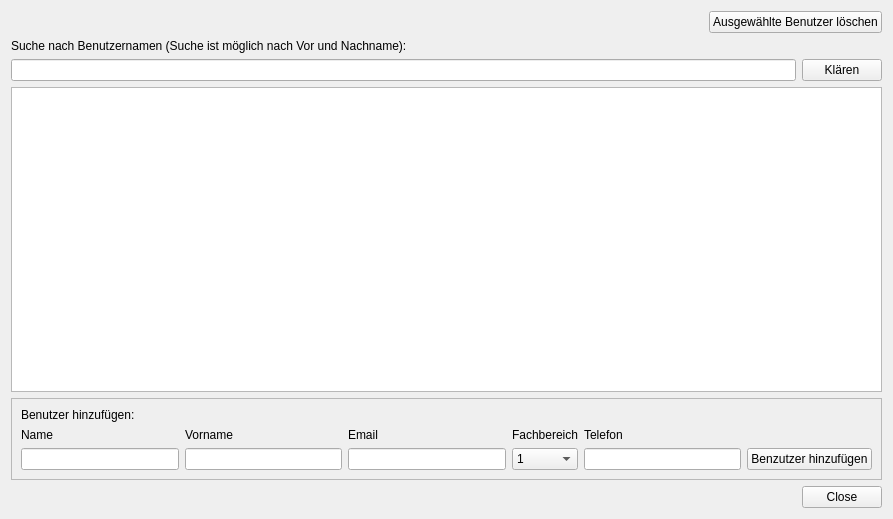
<?xml version="1.0" encoding="UTF-8"?>
<ui version="4.0">
 <class>users</class>
 <widget class="QWidget" name="users">
  <property name="geometry">
   <rect>
    <x>0</x>
    <y>0</y>
    <width>893</width>
    <height>519</height>
   </rect>
  </property>
  <property name="windowTitle">
   <string>Form</string>
  </property>
  <layout class="QVBoxLayout" name="verticalLayout">
   <item>
    <layout class="QHBoxLayout" name="horizontalLayout">
     <item>
      <spacer name="horizontalSpacer">
       <property name="orientation">
        <enum>Qt::Horizontal</enum>
       </property>
       <property name="sizeHint" stdset="0">
        <size>
         <width>238</width>
         <height>20</height>
        </size>
       </property>
      </spacer>
     </item>
     <item>
      <widget class="QPushButton" name="buttonDel">
       <property name="text">
        <string>Ausgewählte Benutzer löschen</string>
       </property>
      </widget>
     </item>
    </layout>
   </item>
   <item>
    <layout class="QGridLayout" name="gridLayout_3">
     <item row="0" column="0" colspan="2">
      <widget class="QLabel" name="labelInfo">
       <property name="text">
        <string>Suche nach Benutzernamen (Suche ist möglich nach Vor und Nachname):</string>
       </property>
      </widget>
     </item>
     <item row="1" column="0">
      <widget class="QLineEdit" name="lineEditUserSearch"/>
     </item>
     <item row="1" column="1">
      <widget class="QPushButton" name="buttonClear">
       <property name="text">
        <string>Klären</string>
       </property>
      </widget>
     </item>
     <item row="2" column="0" colspan="2">
      <widget class="QTableView" name="tableView">
       <property name="editTriggers">
        <set>QAbstractItemView::DoubleClicked</set>
       </property>
       <property name="selectionMode">
        <enum>QAbstractItemView::SingleSelection</enum>
       </property>
       <property name="selectionBehavior">
        <enum>QAbstractItemView::SelectRows</enum>
       </property>
      </widget>
     </item>
    </layout>
   </item>
   <item>
    <widget class="QFrame" name="frame">
     <property name="frameShape">
      <enum>QFrame::StyledPanel</enum>
     </property>
     <property name="frameShadow">
      <enum>QFrame::Raised</enum>
     </property>
     <layout class="QGridLayout" name="gridLayout">
      <item row="1" column="4">
       <widget class="QLabel" name="labelTelephone">
        <property name="text">
         <string>Telefon</string>
        </property>
       </widget>
      </item>
      <item row="2" column="0">
       <widget class="QLineEdit" name="lineEditSurName"/>
      </item>
      <item row="2" column="1">
       <widget class="QLineEdit" name="lineEditfirstName"/>
      </item>
      <item row="2" column="2">
       <widget class="QLineEdit" name="lineEditEmail"/>
      </item>
      <item row="2" column="3">
       <widget class="QComboBox" name="comboBox">
        <item>
         <property name="text">
          <string>1</string>
         </property>
        </item>
        <item>
         <property name="text">
          <string>2</string>
         </property>
        </item>
        <item>
         <property name="text">
          <string>3</string>
         </property>
        </item>
        <item>
         <property name="text">
          <string>4</string>
         </property>
        </item>
       </widget>
      </item>
      <item row="2" column="4">
       <widget class="QLineEdit" name="lineEditTelephone"/>
      </item>
      <item row="2" column="5">
       <widget class="QPushButton" name="buttonAdd">
        <property name="text">
         <string>Benzutzer hinzufügen</string>
        </property>
       </widget>
      </item>
      <item row="0" column="0">
       <widget class="QLabel" name="labeAddUser">
        <property name="text">
         <string>Benutzer hinzufügen:</string>
        </property>
       </widget>
      </item>
      <item row="1" column="0">
       <widget class="QLabel" name="labelName">
        <property name="text">
         <string>Name</string>
        </property>
       </widget>
      </item>
      <item row="1" column="1">
       <widget class="QLabel" name="labelfirstName">
        <property name="text">
         <string>Vorname</string>
        </property>
       </widget>
      </item>
      <item row="1" column="2">
       <widget class="QLabel" name="labelEmail">
        <property name="text">
         <string>Email</string>
        </property>
       </widget>
      </item>
      <item row="1" column="3">
       <widget class="QLabel" name="labelFaculty">
        <property name="text">
         <string>Fachbereich</string>
        </property>
       </widget>
      </item>
     </layout>
    </widget>
   </item>
   <item>
    <widget class="QDialogButtonBox" name="buttonBox">
     <property name="standardButtons">
      <set>QDialogButtonBox::Close</set>
     </property>
    </widget>
   </item>
  </layout>
 </widget>
 <resources/>
 <connections/>
</ui>
